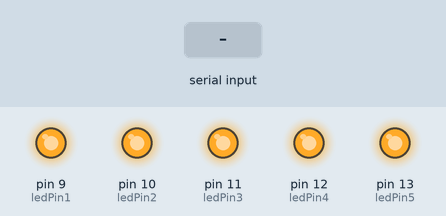
This sketch was run on a simulated Arduino Uno, built with avr-gcc and run on an emulated ATmega328P. Parts: output pins drawn as LEDs (lit = HIGH). The inputs (shaded band) are chosen by the test bench.

Above: at 1.2 s.
1.3 s: "<!>" received over Serial
At 2.4 s:
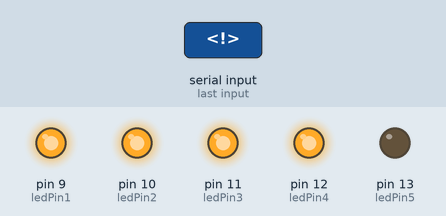
2.8 s: byte 32 (' ') received over Serial
At 3.2 s:
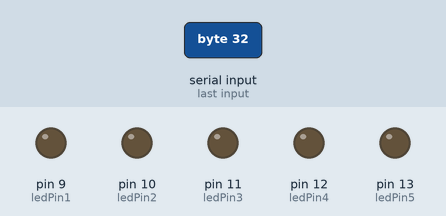
4.3 s: byte 37 ('%') received over Serial
At 5.5 s:
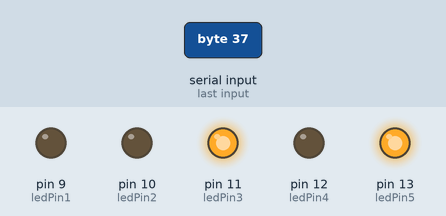
5.8 s: byte 38 ('&') received over Serial
At 6.7 s:
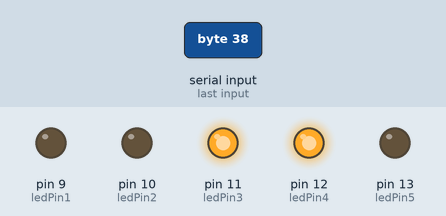
7.3 s: byte 40 ('(') received over Serial
At 7.8 s:
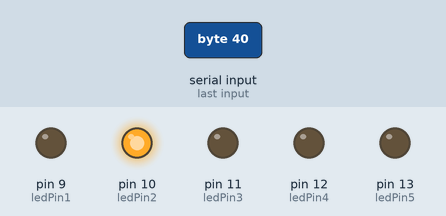
8.8 s: byte 41 (')') received over Serial
At 10.2 s:
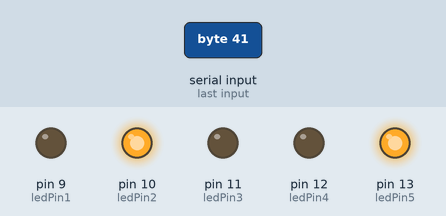
Timing chart, 0 to 11.3 s (numbered marks = the images above; inputs shaded):
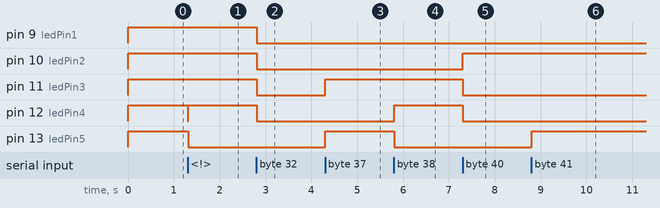

The sketch:

Simple-LEDs-Bluetooth.ino
```cpp
//#include <MaxMatrix.h>
//
//int DIN = 7;   // DIN pin of MAX7219 module
//int CLK = 6;   // CLK pin of MAX7219 module
//int CS = 5;    // CS pin of MAX7219 module
//int maxInUse = 1;
//
//MaxMatrix m(DIN, CS, CLK, maxInUse);
//
//char A[] = {4, 8,
//            B01111110,
//            B00010001,
//            B00010001,
//            B01111110,
//           };
//char B[] = {4, 8,
//            B01111111,
//            B01001001,
//            B01001001,
//            B00110110,
//           };
//char smile01[] = {8, 8,
//                  B00111100,
//                  B01000010,
//                  B10010101,
//                  B10100001,
//                  B10100001,
//                  B10010101,
//                  B01000010,
//                  B00111100
//                 };
//char smile02[] = {8, 8,
//                  B00111100,
//                  B01000010,
//                  B10010101,
//                  B10010001,
//                  B10010001,
//                  B10010101,
//                  B01000010,
//                  B00111100
//                 };
//char smile03[] = {8, 8,
//                  B00111100,
//                  B01000010,
//                  B10100101,
//                  B10010001,
//                  B10010001,
//                  B10100101,
//                  B01000010,
//                  B00111100
//                 };

const int ledPin1 = 9;
const int ledPin2 = 10;
const int ledPin3 = 11;
const int ledPin4 = 12;
const int ledPin5 = 13;

//int led1state;
//int led2state;
//int led3state;
//int led4state;
//int led5state;

//byte dataRecieved;
int fromBT;

void setup() {
  Serial.begin(9600);
  pinMode(ledPin1, OUTPUT);
  pinMode(ledPin2, OUTPUT);
  pinMode(ledPin3, OUTPUT);
  pinMode(ledPin4, OUTPUT);
  pinMode(ledPin5, OUTPUT);
  //  led1state = 255;
  //  led2state = 255;
  //  led3state = 255;
  //  led4state = 255;
  //  led5state = 255;
  analogWrite(ledPin1, 255);
  analogWrite(ledPin2, 255);
  analogWrite(ledPin3, 255);
  analogWrite(ledPin4, 255);
  analogWrite(ledPin5, 255);

  //  m.init(); // MAX7219 initialization
  //  m.setIntensity(8); // initial led matrix intensity, 0-15
}

void loop() {
  delay(5);
  if (Serial.available() > 0) {
    fromBT = Serial.read();
    switch (fromBT) {
      case ' ':
        analogWrite(ledPin1, 0);
        analogWrite(ledPin2, 0);
        analogWrite(ledPin3, 0);
        analogWrite(ledPin4, 0);
        analogWrite(ledPin5, 0);
        break;
      case '!':
        analogWrite(ledPin1, 0);
        analogWrite(ledPin2, 0);
        analogWrite(ledPin3, 0);
        analogWrite(ledPin4, 0);
        analogWrite(ledPin5, 255);
        break;
      case '"':
        analogWrite(ledPin1, 0);
        analogWrite(ledPin2, 0);
        analogWrite(ledPin3, 0);
        analogWrite(ledPin4, 255);
        analogWrite(ledPin5, 0);
        break;
      case '#':
        analogWrite(ledPin1, 0);
        analogWrite(ledPin2, 0);
        analogWrite(ledPin3, 0);
        analogWrite(ledPin4, 255);
        analogWrite(ledPin5, 255);
        break;
      case '$':
        analogWrite(ledPin1, 0);
        analogWrite(ledPin2, 0);
        analogWrite(ledPin3, 255);
        analogWrite(ledPin4, 0);
        analogWrite(ledPin5, 0);
        break;
      case '%':
        analogWrite(ledPin1, 0);
        analogWrite(ledPin2, 0);
        analogWrite(ledPin3, 255);
        analogWrite(ledPin4, 0);
        analogWrite(ledPin5, 255);
        break;
      case '&':
        analogWrite(ledPin1, 0);
        analogWrite(ledPin2, 0);
        analogWrite(ledPin3, 255);
        analogWrite(ledPin4, 255);
        analogWrite(ledPin5, 0);
        break;
      case '\'':
        analogWrite(ledPin1, 0);
        analogWrite(ledPin2, 0);
        analogWrite(ledPin3, 255);
        analogWrite(ledPin4, 255);
        analogWrite(ledPin5, 255);
        break;
      case '(':
        analogWrite(ledPin1, 0);
        analogWrite(ledPin2, 255);
        analogWrite(ledPin3, 0);
        analogWrite(ledPin4, 0);
        analogWrite(ledPin5, 0);
        break;
      case ')':
        analogWrite(ledPin1, 0);
        analogWrite(ledPin2, 255);
        analogWrite(ledPin3, 0);
        analogWrite(ledPin4, 0);
        analogWrite(ledPin5, 255);
        break;
      case '*':
        analogWrite(ledPin1, 0);
        analogWrite(ledPin2, 255);
        analogWrite(ledPin3, 0);
        analogWrite(ledPin4, 255);
        analogWrite(ledPin5, 0);
        break;
      case '+':
        analogWrite(ledPin1, 0);
        analogWrite(ledPin2, 255);
        analogWrite(ledPin3, 0);
        analogWrite(ledPin4, 255);
        analogWrite(ledPin5, 255);
        break;
      case ',':
        analogWrite(ledPin1, 0);
        analogWrite(ledPin2, 255);
        analogWrite(ledPin3, 255);
        analogWrite(ledPin4, 0);
        analogWrite(ledPin5, 0);
        break;
      case '-':
        analogWrite(ledPin1, 0);
        analogWrite(ledPin2, 255);
        analogWrite(ledPin3, 255);
        analogWrite(ledPin4, 0);
        analogWrite(ledPin5, 255);
        break;
      case '.':
        analogWrite(ledPin1, 0);
        analogWrite(ledPin2, 255);
        analogWrite(ledPin3, 255);
        analogWrite(ledPin4, 255);
        analogWrite(ledPin5, 0);
        break;
      case '/':
        analogWrite(ledPin1, 0);
        analogWrite(ledPin2, 255);
        analogWrite(ledPin3, 255);
        analogWrite(ledPin4, 255);
        analogWrite(ledPin5, 255);
        break;
      case '0':
        analogWrite(ledPin1, 255);
        analogWrite(ledPin2, 0);
        analogWrite(ledPin3, 0);
        analogWrite(ledPin4, 0);
        analogWrite(ledPin5, 0);
        break;
      case '1':
        analogWrite(ledPin1, 255);
        analogWrite(ledPin2, 0);
        analogWrite(ledPin3, 0);
        analogWrite(ledPin4, 0);
        analogWrite(ledPin5, 255);
        break;
      case '2':
        analogWrite(ledPin1, 255);
        analogWrite(ledPin2, 0);
        analogWrite(ledPin3, 0);
        analogWrite(ledPin4, 255);
        analogWrite(ledPin5, 0);
        break;
      case '3':
        analogWrite(ledPin1, 255);
        analogWrite(ledPin2, 0);
        analogWrite(ledPin3, 0);
        analogWrite(ledPin4, 255);
        analogWrite(ledPin5, 255);
        break;
      case '4':
        analogWrite(ledPin1, 255);
        analogWrite(ledPin2, 0);
        analogWrite(ledPin3, 255);
        analogWrite(ledPin4, 0);
        analogWrite(ledPin5, 0);
        break;
      case '5':
        analogWrite(ledPin1, 255);
        analogWrite(ledPin2, 0);
        analogWrite(ledPin3, 255);
        analogWrite(ledPin4, 0);
        analogWrite(ledPin5, 255);
        break;
      case '6':
        analogWrite(ledPin1, 255);
        analogWrite(ledPin2, 0);
        analogWrite(ledPin3, 255);
        analogWrite(ledPin4, 255);
        analogWrite(ledPin5, 0);
        break;
      case '7':
        analogWrite(ledPin1, 255);
        analogWrite(ledPin2, 0);
        analogWrite(ledPin3, 255);
        analogWrite(ledPin4, 255);
        analogWrite(ledPin5, 255);
        break;
      case '8':
        analogWrite(ledPin1, 255);
        analogWrite(ledPin2, 255);
        analogWrite(ledPin3, 0);
        analogWrite(ledPin4, 0);
        analogWrite(ledPin5, 0);
        break;
      case '9':
        analogWrite(ledPin1, 255);
        analogWrite(ledPin2, 255);
        analogWrite(ledPin3, 0);
        analogWrite(ledPin4, 0);
        analogWrite(ledPin5, 255);
        break;
      case ':':
        analogWrite(ledPin1, 255);
        analogWrite(ledPin2, 255);
        analogWrite(ledPin3, 0);
        analogWrite(ledPin4, 255);
        analogWrite(ledPin5, 0);
        break;
      case ';':
        analogWrite(ledPin1, 255);
        analogWrite(ledPin2, 255);
        analogWrite(ledPin3, 0);
        analogWrite(ledPin4, 255);
        analogWrite(ledPin5, 255);
        break;
      case '<':
        analogWrite(ledPin1, 255);
        analogWrite(ledPin2, 255);
        analogWrite(ledPin3, 255);
        analogWrite(ledPin4, 0);
        analogWrite(ledPin5, 0);
        break;
      case '=':
        analogWrite(ledPin1, 255);
        analogWrite(ledPin2, 255);
        analogWrite(ledPin3, 255);
        analogWrite(ledPin4, 0);
        analogWrite(ledPin5, 255);
        break;
      case '>':
        analogWrite(ledPin1, 255);
        analogWrite(ledPin2, 255);
        analogWrite(ledPin3, 255);
        analogWrite(ledPin4, 255);
        analogWrite(ledPin5, 0);
        break;
      case '?':
        analogWrite(ledPin1, 255);
        analogWrite(ledPin2, 255);
        analogWrite(ledPin3, 255);
        analogWrite(ledPin4, 255);
        analogWrite(ledPin5, 255);
        break;

    }
    //    led1state = Serial.parseInt();
    //    led2state = Serial.parseInt();
    //    led3state = Serial.parseInt();
    //    led4state = Serial.parseInt();
    //    led5state = Serial.parseInt();
  }

  //  analogWrite(ledPin1, led1state);
  //  analogWrite(ledPin2, led2state);
  //  analogWrite(ledPin3, led3state);
  //  analogWrite(ledPin4, led4state);
  //  analogWrite(ledPin5, led5state);

  //*****************************

  //  m.setDot(6, 2, true);
  //  delay(1000);
  //  m.setDot(6, 3, true);
  //  delay(1000);
  //  m.clear(); // Clears the display
  //  for (int i = 0; i < 8; i++) {
  //    m.setDot(i, i, true);
  //    delay(300);
  //  }
  //  m.clear();
  //  // Displaying the character at x,y (upper left corner of the character)
  //  m.writeSprite(2, 0, A);
  //  delay(1000);
  //  m.writeSprite(2, 0, B);
  //  delay(1000);
  //  m.writeSprite(0, 0, smile01);
  //  delay(1000);
  //
  //  m.writeSprite(0, 0, smile02);
  //  delay(1000);
  //
  //  m.writeSprite(0, 0, smile03);
  //  delay(1000);
  //
  //  for (int i = 0; i < 8; i++) {
  //    m.shiftLeft(false, false);
  //    delay(300);
  //  }
  //  m.clear();
}
```

Measured:
- after the input at 1.3 s, pin 12 (ledPin4): HIGH → LOW at once, → HIGH 0.01 s later; pin 13 (ledPin5): HIGH → LOW at once
- after the input at 2.8 s, pin 9 (ledPin1), pin 10 (ledPin2), pin 11 (ledPin3), pin 12 (ledPin4): HIGH → LOW at once
- after the input at 4.3 s, pin 11 (ledPin3), pin 13 (ledPin5): LOW → HIGH at once
- after the input at 5.8 s, pin 12 (ledPin4): LOW → HIGH at once; pin 13 (ledPin5): HIGH → LOW at once
- after the input at 7.3 s, pin 10 (ledPin2): LOW → HIGH at once; pin 11 (ledPin3), pin 12 (ledPin4): HIGH → LOW at once
- after the input at 8.8 s, pin 13 (ledPin5): LOW → HIGH at once
